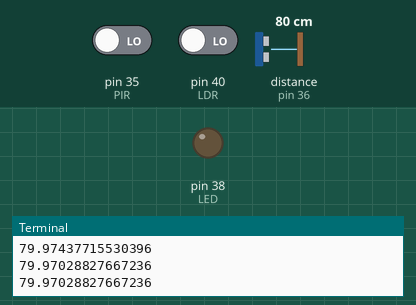
Recording of a program running on a simulated Raspberry Pi (header pin numbers). On the bench: output pins drawn as LEDs (lit = HIGH), the last lines printed to the terminal. The inputs (shaded band) are chosen by the test bench; at power-on: distance to the obstacle (sensor on pin 36) 80 cm, pin 35 (PIR) LOW, pin 40 (LDR) LOW. The echo pulse lasts 58.3 µs per cm; the clock reads 2024-03-15 10:24:30 at power-on unless the program sets it; pins used as bus, display or sensor lines are not drawn.

Above: at 1.2 s.
1.3 s: distance to the obstacle (sensor on pin 36) set to 2 cm
At 1.6 s:
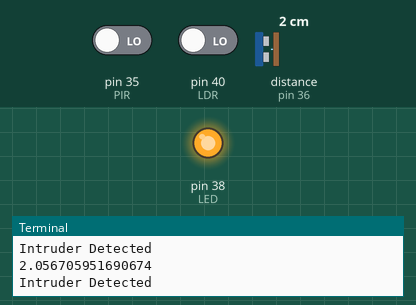
Timing chart, 0 to 4.3 s (numbered marks = the images above; inputs shaded):
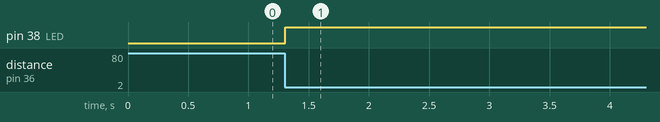

Measured:
- after the input at 1.3 s, pin 38 (LED): LOW → HIGH at once

The program:

security.py
```python
import RPi.GPIO as GPIO
import time

GPIO.setmode (GPIO.BOARD)

GPIO_TRIGGER=32
GPIO_ECHO=36
PIR=35
LDR=40
LED=38


GPIO.setup (GPIO_TRIGGER, GPIO.OUT)
GPIO.setup (GPIO_ECHO, GPIO.IN)
GPIO.setup (PIR, GPIO.IN)
GPIO.setup (LDR, GPIO.IN)
GPIO.setup (LED, GPIO.OUT)

def distance():

 GPIO.output(GPIO_TRIGGER,True)
 time.sleep(0.00001)
 GPIO.output(GPIO_TRIGGER,False)
 StartTime=time.time()
 StopTime=time.time()
 while GPIO.input (GPIO_ECHO)==0:
       StartTime=time.time()
 while GPIO.input (GPIO_ECHO)==1:
       StopTime=time.time()
 TimeElapsed=StopTime-StartTime
 distance=(TimeElapsed*34300)/2
 return distance

if '___name___'=='__main__':
 time.sleep(1)
try:
    while True:
     if (GPIO.input(PIR)==0):
         dist=distance()
         print(dist)
         if (dist<50):
             if (GPIO.input(LDR)==0):
                 GPIO.output(LED,True)
                 print ("Intruder Detected")
                 time.sleep(0.01)
     if (GPIO.input(PIR)==1):
         GPIO.output(LED,False)
         print ("Intruder not Detected")
         time.sleep(0.01)


except KeyboardInterrupt:
  print ("MEASUREMENT STOPPED BY USER")
  GPIO.cleanup()
```
